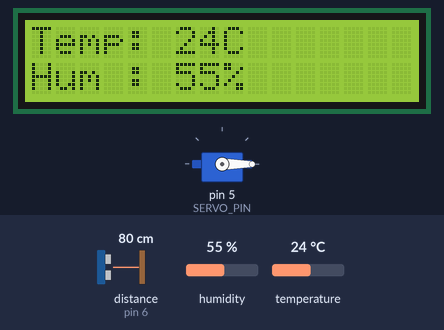
A sketch run on a simulated Arduino Uno, built with avr-gcc and run on an emulated ATmega328P. Shown: servo, 16×2 character LCD. Wiring (inferred from the names in the program): ultrasonic range finder: trigger pin 7; echo pin 6. The test bench sets the inputs (shaded band); at power-on: distance to the obstacle (sensor on pin 6) 80 cm, humidity 55 %, temperature 24 °C. The echo pulse lasts 58.3 µs per cm; what the sketch prints to the serial monitor is not drawn.

Above: at 2.2 s.
2.3 s: distance to the obstacle (sensor on pin 6) set to 12 cm
3.8 s: distance to the obstacle (sensor on pin 6) set to 9 cm
At 5.1 s:
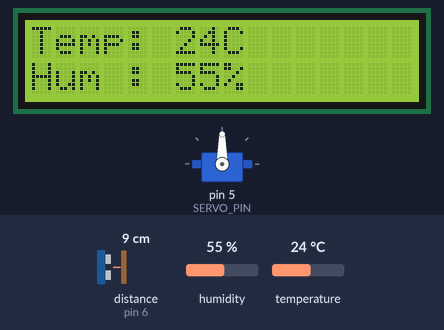
11.4 s: humidity set to 22 %
At 14.3 s:
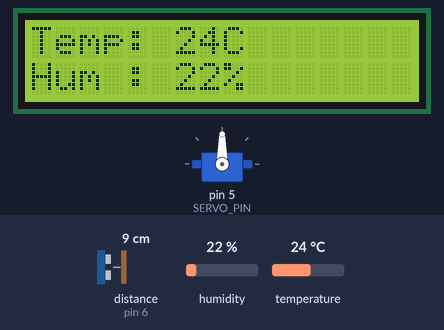
14.6 s: temperature set to 12 °C
At 17.5 s:
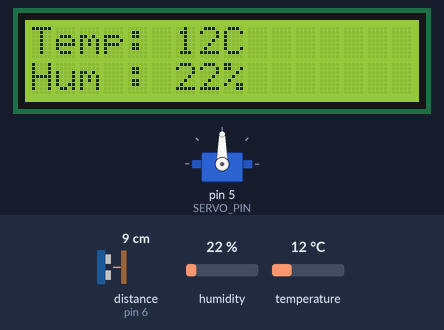
17.8 s: humidity set to 40 %
At 20.3 s:
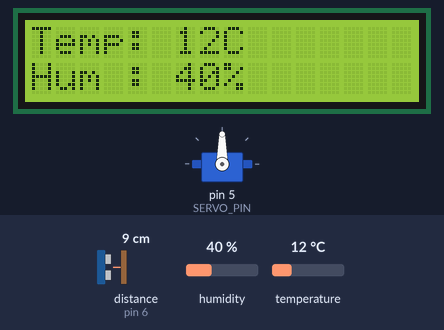
21.0 s: temperature set to 19 °C
At 24.0 s:
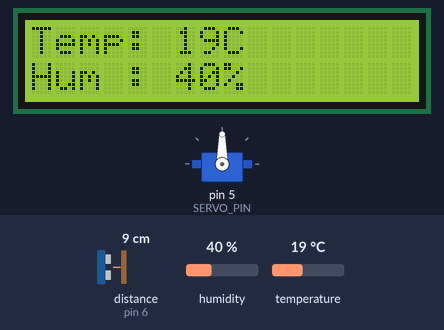
Timing chart, 0 to 25.2 s (numbered marks = the images above; inputs shaded):
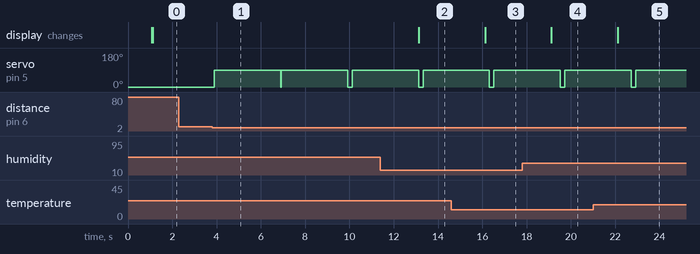

The sketch:

Program.ino
```cpp
#include <Servo.h>
#include <DHT.h>
#include <Wire.h>
#include <LiquidCrystal_I2C.h>

// ---------------- PIN CONFIG ----------------
#define TRIG 7
#define ECHO 6
#define SERVO_PIN 5
#define DHTPIN 2
#define DHTTYPE DHT11

// ---------------- OBJECTS ----------------
Servo gate;
DHT dht(DHTPIN, DHTTYPE);
LiquidCrystal_I2C lcd(0x27, 16, 2);   // If blank, change to 0x3F

// ---------------- VARIABLES ----------------
int distance = 0;
bool gateOpen = false;

unsigned long gateOpenedAt = 0;
unsigned long lastUltraRead = 0;
unsigned long lastDHTRead = 0;
unsigned long lastLCDUpdate = 0;

const int openAngle = 90;
const int closeAngle = 0;

const unsigned long autoCloseTime = 3000;     // 3 seconds
const unsigned long ultraInterval = 200;      // 200ms
const unsigned long dhtInterval = 1000;       // 1 second
const unsigned long lcdInterval = 500;        // LCD every 0.5 sec

float tempC = 0;
float humidity = 0;

void setup() {
  Serial.begin(9600);

  pinMode(TRIG, OUTPUT);
  pinMode(ECHO, INPUT);

  gate.attach(SERVO_PIN);
  gate.write(closeAngle);

  dht.begin();

  lcd.init();
  lcd.backlight();
  lcd.print("SMART SYSTEM");
  delay(1000);
  lcd.clear();
}

void loop() {
  unsigned long now = millis();

  // ------------------------ ULTRASONIC ------------------------
  if (now - lastUltraRead >= ultraInterval) {
    lastUltraRead = now;

    digitalWrite(TRIG, LOW);
    delayMicroseconds(2);
    digitalWrite(TRIG, HIGH);
    delayMicroseconds(10);
    digitalWrite(TRIG, LOW);

    long duration = pulseIn(ECHO, HIGH, 30000);
    distance = duration * 0.034 / 2;

    Serial.print("Distance: ");
    Serial.println(distance);

    if (distance > 0 && distance < 10) {
      if (!gateOpen) {
        gate.write(openAngle);
        gateOpen = true;
        gateOpenedAt = now;
        Serial.println("Gate Open");
      }
    }
  }

  // ------------------------ AUTO CLOSE ------------------------
  if (gateOpen && (now - gateOpenedAt >= autoCloseTime)) {
    gate.write(closeAngle);
    gateOpen = false;
    Serial.println("Gate Closed");
  }

  // ------------------------ DHT SENSOR ------------------------
  if (now - lastDHTRead >= dhtInterval) {
    lastDHTRead = now;

    humidity = dht.readHumidity();
    tempC = dht.readTemperature();

    Serial.print("Temp: ");
    Serial.print(tempC);
    Serial.print(" °C   Humidity: ");
    Serial.print(humidity);
    Serial.println(" %");
  }

  // ------------------------ LCD UPDATE ONLY TEMP + HUM ------------
  if (now - lastLCDUpdate >= lcdInterval) {
    lastLCDUpdate = now;

    lcd.clear();
    lcd.setCursor(0, 0);
    lcd.print("Temp: ");
    lcd.print((int)tempC);
    lcd.print("C");

    lcd.setCursor(0, 1);
    lcd.print("Hum : ");
    lcd.print((int)humidity);
    lcd.print("%");
  }
}
```

Measured:
- the behaviour switches between 11 and 10 cm on distance to the obstacle (sensor on pin 6) (found by bisection; images 0 and 1)
- after the input at 2.3 s, every drawn part: stays the same
- after the input at 3.8 s, servo on pin 5 (SERVO_PIN): 0° → 90° after 0.10 s, → 0° 6.0 s later, → 90° 0.20 s later
- after the input at 11.4 s, the display: changes after 1.7 s (image 2)
- after the input at 14.6 s, the display: changes after 1.5 s (image 3)
- after the input at 17.8 s, the display: changes after 1.3 s (image 4)
- after the input at 21.0 s, the display: changes after 1.1 s (image 5)
